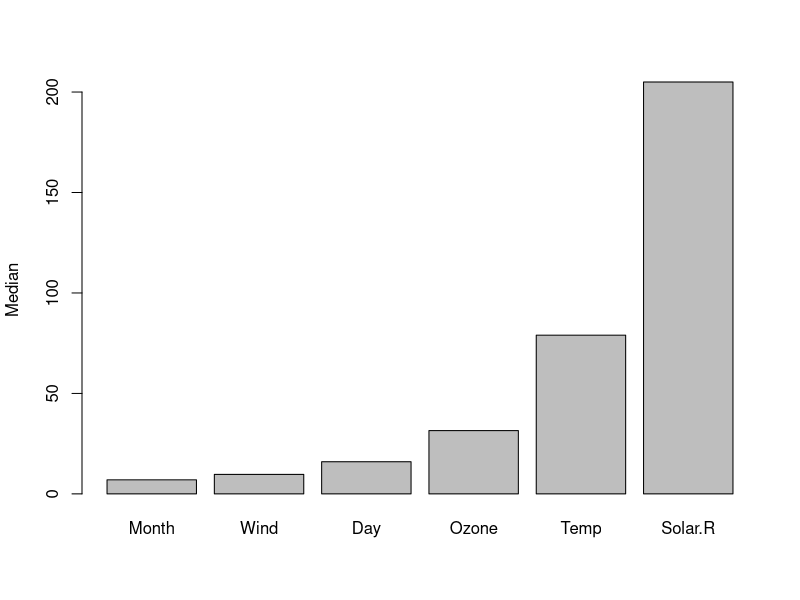

Generate this figure with R:
## ---- chunk 1
knitr::opts_knit$set(root.dir = '../../../../')
knitr::opts_chunk$set(
  collapse = TRUE,
  comment = "#>",
  fig.path = "figs/",
  fig.height = 3,
  fig.width = 3
)
## ---- chunk 2
sd(mtcars$mpg)
sd(mtcars$cyl)
sd(mtcars$disp)
sd(mtcars$hp)
## ---- chunk 3
x <- c(1, 4, 10)
for (i in x) {
  print(i + 1)
}
## ---- chunk 4
for(i in 1:5) {
  print(i)
}
## ---- chunk 5
for(i in 1:5) {
  x <- i / 2
  print(x)
}
## ---- chunk 6
for (col in mtcars) {
  print(sd(col))
}
## ---- chunk 7
for(var in names(mtcars)) {
  dat <- mtcars[[var]]
  cat(var, ":", sd(dat), "\n")
}
## ---- chunk 8
sds <- vector("double", ncol(mtcars))
names(sds) <- names(mtcars)
sds

for(var in names(mtcars)) {
  sds[[var]] <- sd(mtcars[[var]])
}
sds
## ---- chunk 9
meds <- vector("double", ncol(airquality))
names(meds) <- names(airquality)
for(var in names(airquality)) {
  meds[[var]] <- median(airquality[[var]], na.rm = TRUE)
}
meds <- meds[order(meds)]
barplot(meds, ylab = "Median")
## ---- chunk 10
lapply(mtcars, sd)
## ---- chunk 11
x <- lapply(mtcars, sd)
x$hp
## ---- chunk 12
lapply(airquality, sd, na.rm = TRUE)
## ---- chunk 13
sapply(mtcars, range)
## ---- chunk 14
library(dplyr)
mtcars %>% sapply(quantile)
## ---- chunk 15
# install.packages("purrr")
library(purrr)
## ---- chunk 16
mtcars %>% map(mean)
## ---- chunk 17
airquality %>% map_dbl(mean, na.rm = TRUE)

airquality %>% map_df(range, na.rm = TRUE)
## ---- chunk 18
# Function to normalise a vector to range between 0 and 1
normalise <- function(vector) {
  (vector - min(vector)) / (max(vector) - min(vector))
}

mtcars %>% map_df(normalise) %>% head()
## ---- chunk 19
mtcars %>% map_df(~ (. - min(.)) / (max(.) - min(.)))
